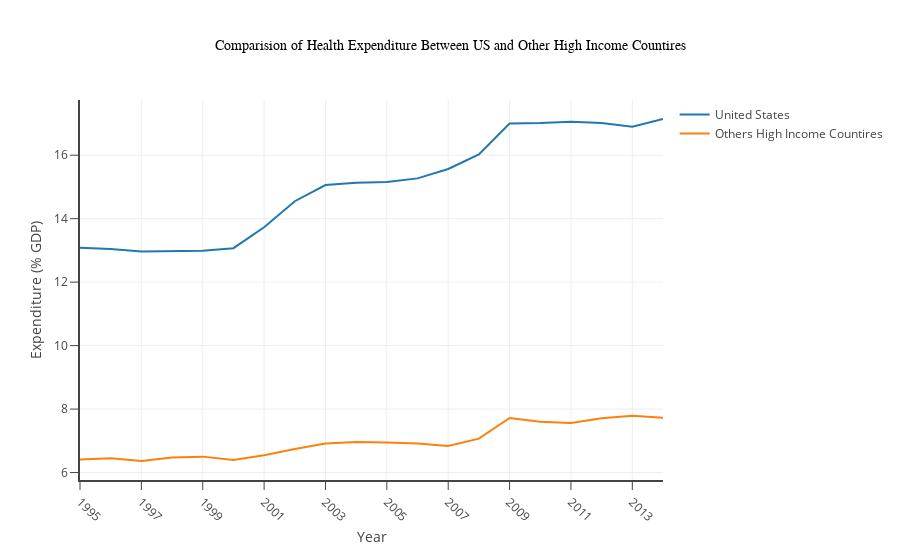

Notebook code for this chart:
### Code cell
dt_us_hi = Scatter(x=df_hi.Year, y=df_hi['United States'], name="United States")
dt_ot_hi = Scatter(x=df_hi.Year, y=df_hi['Others'] , name="Others High Income Countires" )


data = [dt_us_hi, dt_ot_hi]
layout = dict(title="Comparision of Health Expenditure Between US and Other High Income Countires", titlefont=dict(size =14, color='black', family='Arial, sans-serif'),
              yaxis=dict(title='Expenditure (% GDP)', showline=True,ticklen=8,tick0=6, dtick=2,linewidth=2),
              xaxis=dict(title='Year', tick0=1995, dtick=2, tickangle=45, showline=True,ticklen=8,linewidth=2)
              #,legend=dict(x=-0.1, y=1)
             )
fig = dict(data=data, layout=layout)
iplot(fig, filename='hecpus_plotly.png')

### Figure 1 — Plotly figure (JSON) as saved in the notebook; plotly's stock layout.template omitted (floating-point values rounded to 4 significant figures)
{"data": [{"name": "United States", "type": "scatter", "x": [1995, 1996, 1997, 1998, 1999, 2000, 2001, 2002, 2003, 2004, 2005, 2006, 2007, 2008, 2009, 2010, 2011, 2012, 2013, 2014], "y": [13.09, 13.04, 12.96, 12.99, 12.99, 13.07, 13.73, 14.55, 15.06, 15.14, 15.15, 15.27, 15.57, 16.02, 17.0, 17.02, 17.06, 17.02, 16.9, 17.14]}, {"name": "Others High Income Countires", "type": "scatter", "x": [1995, 1996, 1997, 1998, 1999, 2000, 2001, 2002, 2003, 2004, 2005, 2006, 2007, 2008, 2009, 2010, 2011, 2012, 2013, 2014], "y": [6.409, 6.453, 6.364, 6.476, 6.502, 6.394, 6.543, 6.74, 6.913, 6.965, 6.95, 6.919, 6.84, 7.07, 7.719, 7.602, 7.562, 7.71, 7.791, 7.729]}], "layout": {"title": "Comparision of Health Expenditure Between US and Other High Income Countires", "titlefont": {"color": "black", "family": "Arial, sans-serif", "size": 14}, "xaxis": {"dtick": 2, "linewidth": 2, "showline": true, "tick0": 1995, "tickangle": 45, "ticklen": 8, "title": "Year"}, "yaxis": {"dtick": 2, "linewidth": 2, "showline": true, "tick0": 6, "ticklen": 8, "title": "Expenditure (% GDP)"}}}
